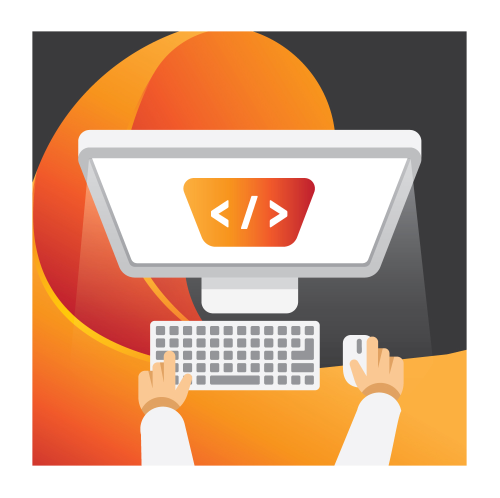
#> input picture self learning/assets/logo.jpg, 1000 x 995 px (shown at 1/2 size)
$ python basicoperation_image.py
#> lines starting #> are read from the running program, lines starting #| are printed output that depends on the picture
import numpy as np
import cv2

img = cv2.imread('assets/logo.jpg')
#> img is the input picture: shape (995, 1000, 3); mean B, G, R 145, 170.8, 209.1
img2 = cv2.imread('assets/soccer_practice.jpg')
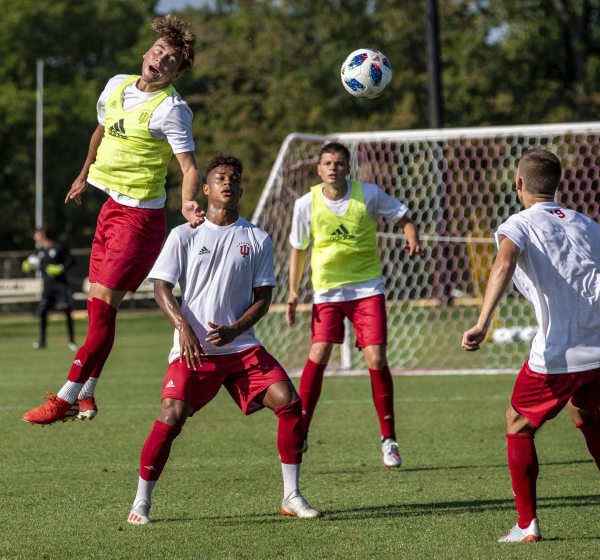
#> input picture self learning/assets/soccer_practice.jpg, 1200 x 1119 px (shown at 1/2 size)
#> img2 is the input picture: shape (1119, 1200, 3); mean B, G, R 70.9, 96, 102.6

print(img.shape) # Zwraca rozmiar obrazu i liczbe kanalow
#| (995, 1000, 3)
print(img.size) # Zwraca liczbe pixeli
#| 2985000
print(img.dtype) # zwraca image datatype ktory jest otwarty
#| uint8

b,g,r = cv2.split(img)
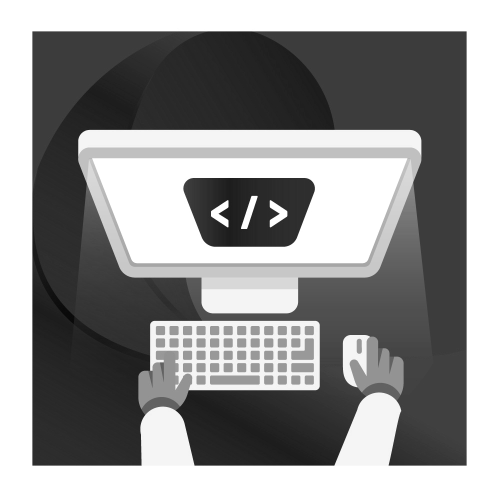
#> b: shape (995, 1000) (shown at 1/2 size); min 6, max 255, mean 145
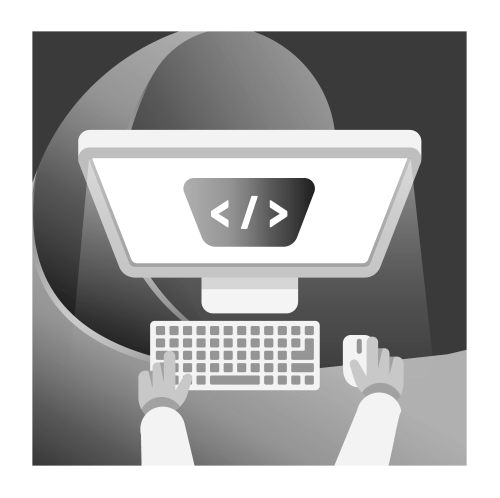
#> g: shape (995, 1000) (shown at 1/2 size); min 29, max 255, mean 170.8
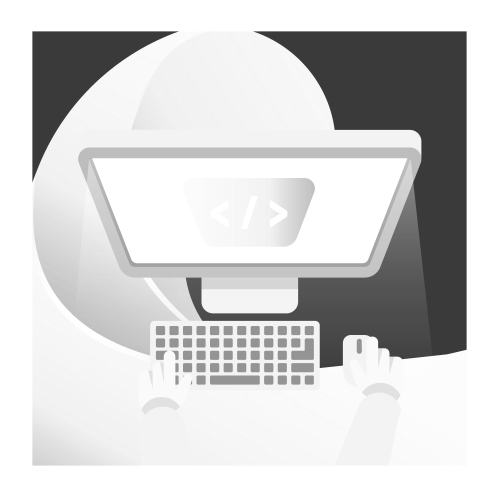
#> r: shape (995, 1000) (shown at 1/2 size); min 54, max 255, mean 209.1

img = cv2.merge((b,g,r))

img = cv2.resize(img, (512,512))
#> img: shape (512, 512, 3)
img2 = cv2.resize(img2, (512,512))
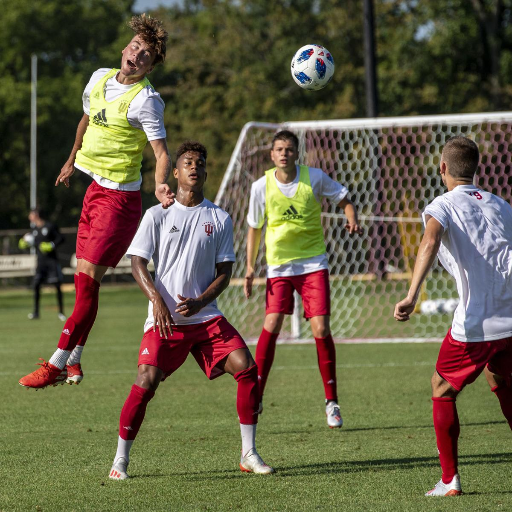
#> img2: shape (512, 512, 3); mean B, G, R 70.8, 95.8, 102.5

dst1 = cv2.add(img, img2) # "dodawanie" dwoch obrazow, a bardziej ich przenikanie, nachodzenie na siebie (musza byc tych samych rozmiarow)
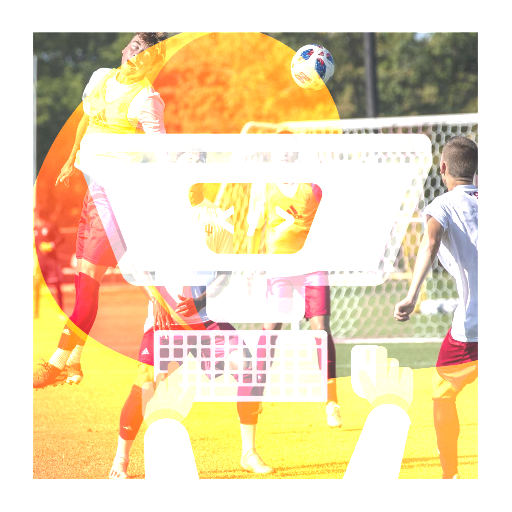
#> dst1: shape (512, 512, 3); mean B, G, R 185.4, 219.4, 236.7

dst = cv2.addWeighted(img2,.3, img, .7, 0)
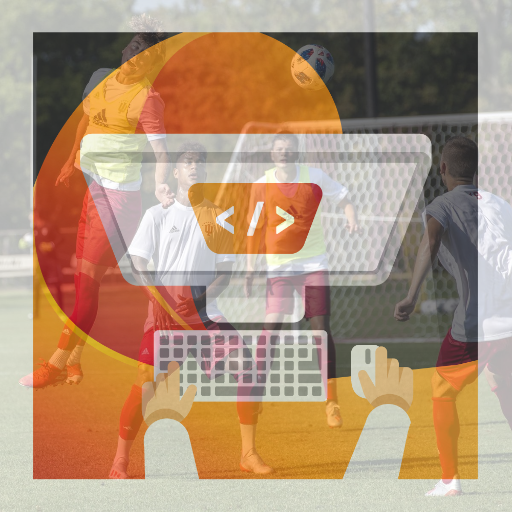
#> dst: shape (512, 512, 3); mean B, G, R 122.6, 148.2, 177.1

cv2.imshow('image', dst)
cv2.waitKey(0)
cv2.destroyAllWindows()
